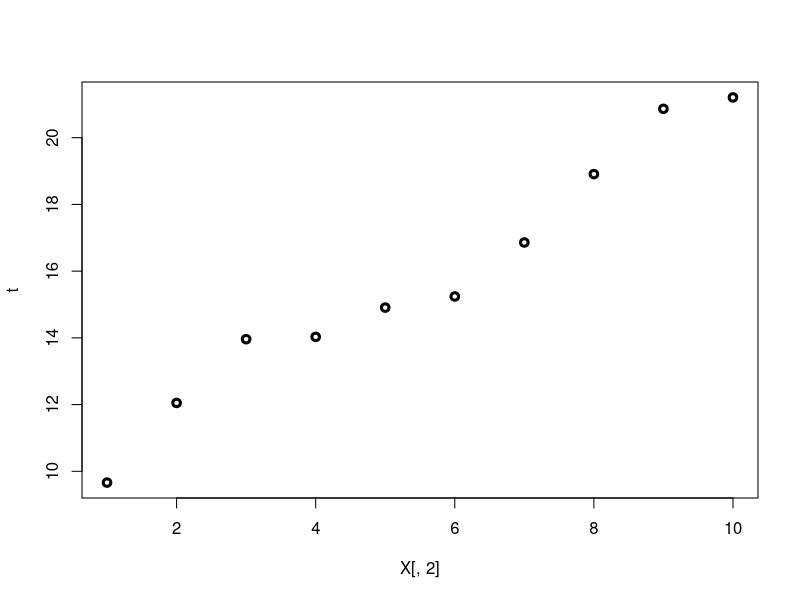
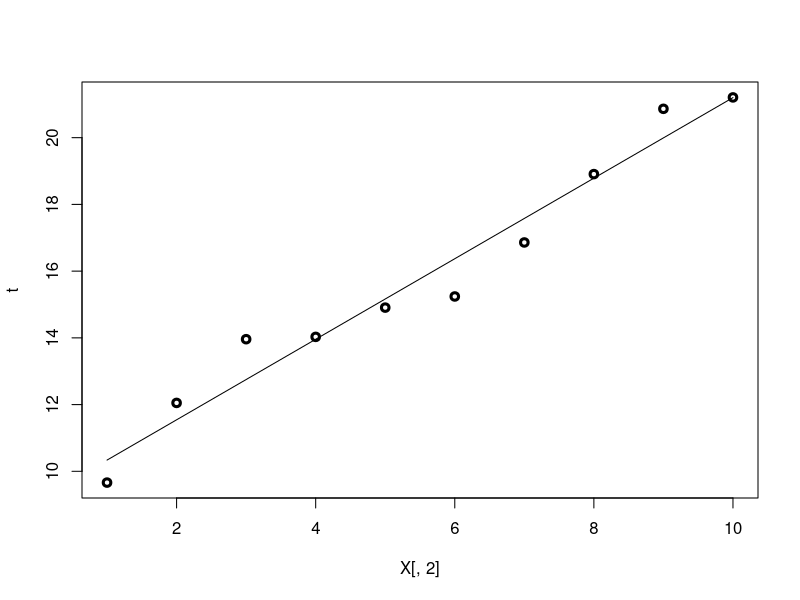

The R script that drew these images, in order: (Note: this script raises an error after producing the figures.)
## ---- chunk 1
set.seed(2222)
par(mfrow=c(1, 1))
## ---- chunk 2
N <- 10
X <- matrix(c(rep(1,N), seq(N)),nrow=N)
t <- seq(10,20,length.out=N) + rnorm(N)
plot(X[,2],t,lwd=3)
## ---- chunk 3
(C <- t(X) %*% X)                   # X^T X
(X.pseudo <- solve(C) %*% t(X))     # (X^T X)^{-1} X^T
## ---- chunk 4
X.pseudo %*% X
## ---- chunk 5
(w <- X.pseudo %*% t)
## ---- chunk 6
plot(X[,2],t,lwd=3)
lines (X[,2], w[2,1]*X[,2]+w[1,1], type="l")
## ---- chunk 7
(s <- svd(X))
## ---- chunk 8
D <- diag(s$d)
svdX <- s$u %*% D %*% t(s$v)   # this should be equal to X
all.equal(X, svdX)
## ---- chunk 9
D <- diag(1/s$d)
(w.svd <- s$v %*% D %*% t(s$u) %*% t)
all.equal(w,w.svd)
## ---- chunk 10
(sample <- data.frame(x=X,t=t))
## ---- chunk 11
model1 <- glm (t ~ x.2 + x.1 - 1, data=sample, family = gaussian)
## ---- chunk 12
model2 <- glm (t ~ x.2, data=sample, family = gaussian)
## ---- chunk 13
model1$coefficients
model2$coefficients
## ---- chunk 14
eps <- 1e-3
(X.eps <- matrix(c(1,eps,0,1,0,eps),nrow=3))
(C.eps <- t(X.eps) %*% X.eps)
solve(C.eps)
## ---- chunk 15
eps <- 1e-10
(X.eps <- matrix(c(1,eps,0,1,0,eps),nrow=3))
(C.eps <- t(X.eps) %*% X.eps)
solve(C.eps) 
## ---- chunk 16
X
kappa(X, exact=TRUE)
kappa(t(X) %*% X, exact=TRUE)
## ---- chunk 17
## an innocent-looking matrix
(A <- matrix(c(rep(1,N), 100+seq(N)),nrow=N))
kappa(A, exact=TRUE)
kappa(t(A) %*% A, exact=TRUE)
## ---- chunk 18
A[,2] <- A[,2] - mean(A[,2])
A
kappa(A, exact=TRUE)
kappa(t(A) %*% A, exact=TRUE)
## ---- chunk 19
library(MASS) # ginv()
ginv(A)
